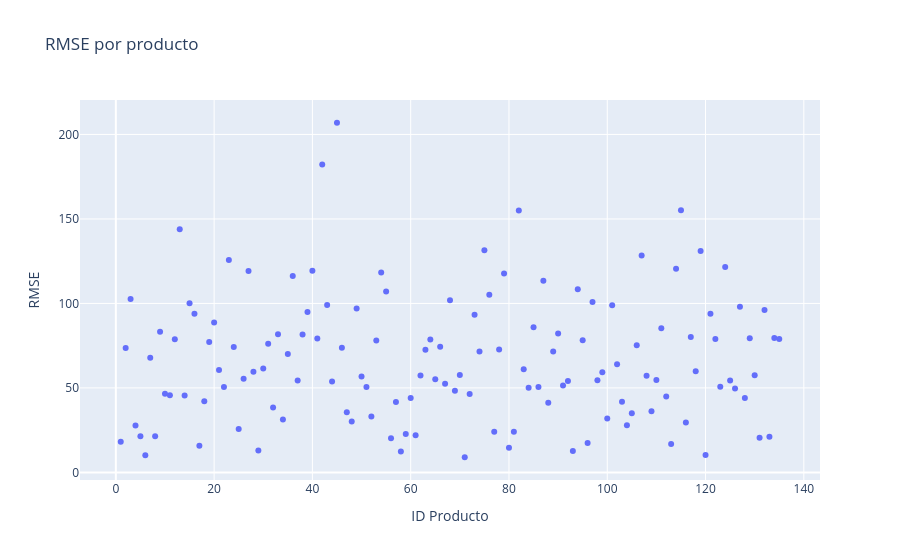

Notebook code for this chart:
### Code cell
fig = go.Figure()
fig.add_trace(
    go.Scatter(x=demanda["id_producto"].unique(), y=base_rmses, mode="markers")
)

fig.update_layout(
    title="RMSE por producto",
    xaxis_title="ID Producto",
    yaxis_title="RMSE",
    showlegend=False,
)

fig.show()

### Figure 1 — Plotly figure (JSON) as saved in the notebook; plotly's stock layout.template omitted (floating-point values rounded to 4 significant figures; data arrays with more than 128 entries replaced by an {"elided": "..."} marker saying what was removed)
{"data": [{"mode": "markers", "type": "scatter", "x": {"elided": "135 int values"}, "y": {"elided": "135 float values"}}], "layout": {"showlegend": false, "title": {"text": "RMSE por producto"}, "xaxis": {"title": {"text": "ID Producto"}}, "yaxis": {"title": {"text": "RMSE"}}}}
